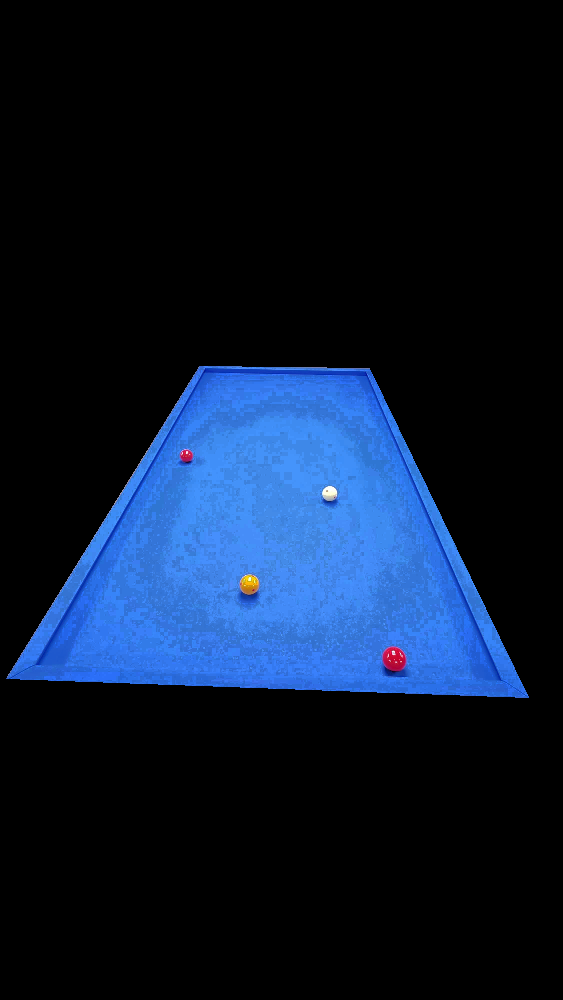
//> input picture TableAndBallsOnly.png, 563 x 1000 px
$ ./HomographBallCeter   (built with g++ and OpenCV 4)
//> lines starting //> are read from the running program, lines starting //| are printed output that depends on the picture; after the words box and inside, x2 and y2 are one past the last pixel; in counts of white or black regions, pixels touching at a corner belong together
#include <opencv2/opencv.hpp>
#include <iostream>
#include <vector>
#include <algorithm>
#include <string>

using namespace std;
using namespace cv;

// ================================
// 표준 규격 상수 (mm 단위)
// ================================
static constexpr double kTABLE_WIDTH_MM = 2840.0;  // 가로(긴 변)
static constexpr double kTABLE_HEIGHT_MM = 1420.0; // 세로(짧은 변)
static constexpr double kBALL_DIAMETER_MM = 61.5;  // 표준 당구공 지름
static constexpr double kBALL_RADIUS_MM = kBALL_DIAMETER_MM * 0.5;

// ================================
// 유틸: 점 4개를 TL, TR, BL, BR 순서로 정렬
//  - 입력: 임의 순서의 사각형 꼭짓점 4개
//  - 출력: TL, TR, BL, BR
// ================================
static vector<Point2f> orderCornersTLTRBLBR(const vector<Point2f> &pts)
{
    CV_Assert(pts.size() == 4);
    vector<Point2f> out(4);
    // 좌표 합/차를 이용해 정렬
    // TL: (x+y) 최소, BR: (x+y) 최대
    // TR: (x-y) 최대, BL: (x-y) 최소
    auto sumCmp = [](const Point2f &p1, const Point2f &p2)
    { return (p1.x + p1.y) < (p2.x + p2.y); };
    auto diffCmp = [](const Point2f &p1, const Point2f &p2)
    { return (p1.x - p1.y) < (p2.x - p2.y); };

    auto tl = *min_element(pts.begin(), pts.end(), sumCmp);
    auto br = *max_element(pts.begin(), pts.end(), sumCmp);
    auto bl = *min_element(pts.begin(), pts.end(), diffCmp);
    auto tr = *max_element(pts.begin(), pts.end(), diffCmp);

    // 간혹 tl/bl, tr/br이 겹치는 경우가 있어 보정
    // 사분면 근사로 한번 더 걸러줌
    // 중심을 기준으로 사분면 재배치
    Point2f c(0, 0);
    for (auto &p : pts)
        c += p;
    c *= (1.0f / 4.0f);

    vector<pair<Point2f, int>> quads; // (pt, idx)
    for (const auto &p : pts)
    {
        int q = (p.x < c.x ? 0 : 1) + (p.y < c.y ? 0 : 2); // 0:TL,1:TR,2:BL,3:BR 대략
        quads.push_back({p, q});
    }
    // 가장 가까운 사분면에 배치
    // 사분면별 후보가 여러개면 거리로 선택
    auto pick = [&](int want) -> Point2f
    {
        double bestD = 1e18;
        Point2f bestP;
        for (auto &pr : quads)
        {
            if (pr.second == want)
            {
                double d = norm(pr.first - c);
                if (d < bestD)
                {
                    bestD = d;
                    bestP = pr.first;
                }
            }
        }
        // 해당 사분면에 후보가 없으면 sum/diff 기반으로 대체
        if (bestD > 1e17)
        {
            if (want == 0)
                return tl;
            if (want == 1)
                return tr;
            if (want == 2)
                return bl;
            return br;
        }
        return bestP;
    };

    out[0] = pick(0); // TL
    out[1] = pick(1); // TR
    out[2] = pick(2); // BL
    out[3] = pick(3); // BR
    return out;
}

// ================================
// 함수: 당구대(파란 천) 마스크 생성
//  - HSV로 파란색 영역을 추출하고, 모폴로지로 정제
// ================================
static Mat makeBlueTableMask(const Mat &bgr)
{
    Mat hsv;
    cvtColor(bgr, hsv, COLOR_BGR2HSV);

    // 파란 당구대 천 범위(환경 따라 조정 필요)
    Scalar lowerBlue(90, 80, 60);
    Scalar upperBlue(140, 255, 255);

    Mat mask;
    inRange(hsv, lowerBlue, upperBlue, mask);

    // 모폴로지 연산으로 잡티 제거 및 구멍 메움
    Mat k = getStructuringElement(MORPH_ELLIPSE, Size(7, 7));
    morphologyEx(mask, mask, MORPH_CLOSE, k, Point(-1, -1), 2);
    morphologyEx(mask, mask, MORPH_OPEN, k, Point(-1, -1), 1);

    // 선택적으로 팽창하여 쿠션 안쪽 경계까지 조금 더 포함할 수 있음
    // dilate(mask, mask, k, Point(-1,-1), 1);

    return mask;
}

// ================================
// 함수: 당구대 내측 4꼭짓점 자동 검출
//  - 전략: 파란 천 마스크의 최대 컨투어 → 근사 사각형(approxPolyDP)
//  - 실패 시: 회전사각형(minAreaRect)로 대체 후, 4점 복원
//  - 출력은 TL, TR, BL, BR 순서
// ================================
static bool detectTableInnerCorners(const Mat &bgr, vector<Point2f> &corners, Mat *dbgMask = nullptr)
{
    Mat mask = makeBlueTableMask(bgr);
    if (dbgMask)
        *dbgMask = mask.clone();

    vector<vector<Point>> contours;
    findContours(mask, contours, RETR_EXTERNAL, CHAIN_APPROX_SIMPLE);
    if (contours.empty())
        return false;

    // 가장 큰 컨투어 선택
    size_t bestIdx = 0;
    double bestArea = 0.0;
    for (size_t i = 0; i < contours.size(); ++i)
    {
        double area = contourArea(contours[i]);
        if (area > bestArea)
        {
            bestArea = area;
            bestIdx = i;
        }
    }

    // 다각형 근사
    vector<Point> approx;
    double peri = arcLength(contours[bestIdx], true);
    approxPolyDP(contours[bestIdx], approx, 0.02 * peri, true);

    vector<Point2f> pts;
    if (approx.size() == 4)
    {
        for (auto &p : approx)
            pts.push_back(Point2f((float)p.x, (float)p.y));
    }
    else
    {
        // 회전사각형으로 대체
        RotatedRect rr = minAreaRect(contours[bestIdx]);
        Point2f rrPts[4];
        rr.points(rrPts);
        for (int i = 0; i < 4; ++i)
            pts.push_back(rrPts[i]);
    }

    // 순서 정렬
    corners = orderCornersTLTRBLBR(pts);
    return true;
}

// ================================
// 함수: HSV 범위로 공의 중심점을 찾음
//  - 빨강(2구역) 처리 가능
//  - 너무 작은 잡음 제거, 모폴로지 정제
// ================================
static vector<Point2f> findBallCenters(
    const Mat &hsv_image,
    const Scalar &lower1, const Scalar &upper1,
    const Scalar &lower2 = Scalar(-1, -1, -1), const Scalar &upper2 = Scalar(-1, -1, -1),
    int minArea = 100, int erodeIter = 1, int dilateIter = 3)
{
    Mat mask1, mask2, mask;
    inRange(hsv_image, lower1, upper1, mask1);

    if (lower2[0] != -1) // H wrap-around (빨강)
    {
        inRange(hsv_image, lower2, upper2, mask2);
        bitwise_or(mask1, mask2, mask);
    }
    else
    {
        mask = mask1;
    }

    erode(mask, mask, Mat(), Point(-1, -1), erodeIter);
    dilate(mask, mask, Mat(), Point(-1, -1), dilateIter);

    vector<vector<Point>> contours;
    findContours(mask, contours, RETR_EXTERNAL, CHAIN_APPROX_SIMPLE);

    vector<Point2f> centers;
    for (const auto &c : contours)
    {
        if (contourArea(c) < minArea)
            continue;
        Moments m = moments(c, true);
        if (m.m00 > 0.0)
            centers.emplace_back((float)(m.m10 / m.m00), (float)(m.m01 / m.m00));
    }
    return centers;
}

// ================================
// 결과 묶음 구조체
// ================================
struct BallResult
{
    vector<Point2f> red;    // 정규 스크린 좌표계상의 위치
    vector<Point2f> yellow; // 정규 스크린 좌표계상의 위치
    vector<Point2f> white;  // 정규 스크린 좌표계상의 위치
    Mat canvas;             // 파란 배경의 정규 스크린 이미지 (공이 그려진 결과)
};

// ================================
// 함수: 전체 파이프라인
//  - 입력: 원본 BGR 이미지, 출력 스크린 해상도(픽셀)
//  - 동작:
//    1) 당구대 4점 자동 검출
//    2) Homography로 정규 스크린 좌표계(W×H) 생성
//    3) HSV로 공 색상별 중심 좌표(원본) 검출
//    4) 중심 좌표를 정규 스크린 좌표로 투영
//    5) 표준 공 크기(mm)를 픽셀로 변환하여 그려 넣음
//  - 반환: 색상별 좌표 + 캔버스 이미지
// ================================
static BallResult processBilliardFrame(
    const Mat &bgr,
    int outWidthPx = 1200,
    int outHeightPx = 600,
    bool drawOutlines = true,
    Mat *dbgMask = nullptr)
{
    BallResult res;

    // 1) 당구대 4점 검출
    vector<Point2f> corners;
    bool ok = detectTableInnerCorners(bgr, corners, dbgMask);
    if (!ok)
    {
        cerr << "[Error] 당구대 4점 검출 실패" << endl;
        return res;
    }

    // 2) 정규 스크린 좌표계로의 Homography
    vector<Point2f> dstPts = {
        {0.f, 0.f},                             // TL
        {(float)outWidthPx, 0.f},               // TR
        {0.f, (float)outHeightPx},              // BL
        {(float)outWidthPx, (float)outHeightPx} // BR
    };
    Mat H = findHomography(corners, dstPts);
    if (H.empty())
    {
        cerr << "[Error] Homography 계산 실패" << endl;
        return res;
    }

    // 3) 공 색상별 중심 검출 (원본 좌표계)
    Mat hsv;
    cvtColor(bgr, hsv, COLOR_BGR2HSV);

    // 빨강 (Hue 래핑)
    Scalar red_l1(0, 120, 70), red_u1(10, 255, 255);
    Scalar red_l2(170, 120, 70), red_u2(179, 255, 255);

    // 노랑
    Scalar yellow_l(20, 100, 100), yellow_u(30, 255, 255);

    // 흰색 (조명 따라 V/S 조금 풀어야 할 수 있음)
    Scalar white_l(0, 0, 180), white_u(179, 60, 255);

    vector<Point2f> red_c = findBallCenters(hsv, red_l1, red_u1, red_l2, red_u2, /*minArea=*/80);
    vector<Point2f> yellow_c = findBallCenters(hsv, yellow_l, yellow_u, Scalar(-1, -1, -1), Scalar(-1, -1, -1), /*minArea=*/80);
    vector<Point2f> white_c = findBallCenters(hsv, white_l, white_u, Scalar(-1, -1, -1), Scalar(-1, -1, -1), /*minArea=*/80);

    // 4) 좌표를 정규 스크린 좌표계로 변환
    vector<Point2f> red_t, yellow_t, white_t;
    if (!red_c.empty())
        perspectiveTransform(red_c, red_t, H);
    if (!yellow_c.empty())
        perspectiveTransform(yellow_c, yellow_t, H);
    if (!white_c.empty())
        perspectiveTransform(white_c, white_t, H);

    res.red = red_t;
    res.yellow = yellow_t;
    res.white = white_t;

    // 5) 정규 스크린 캔버스 생성 및 공 그리기
    //    - mm → pixel 스케일
    const double px_per_mm_x = (double)outWidthPx / kTABLE_WIDTH_MM;
    const double px_per_mm_y = (double)outHeightPx / kTABLE_HEIGHT_MM;
    // 이상적으로 두 값은 동일(2:1 비율 정확히 유지), 혹시 오차 있으면 평균 사용
    const double px_per_mm = 0.5 * (px_per_mm_x + px_per_mm_y);

    const int ball_radius_px = (int)std::round(kBALL_RADIUS_MM * px_per_mm);

    // 파란 배경(스크린)
    // BGR: 약간 어두운 당구대 청록/파랑 느낌
    Scalar feltColor(180, 120, 30); // (B,G,R) = 파란/청록 톤, 필요시 조정
    res.canvas = Mat(outWidthPx > 0 && outHeightPx > 0 ? Size(outWidthPx, outHeightPx) : Size(1200, 600),
                     CV_8UC3, feltColor);

    // Anti-aliased로 공을 채워서 그리기
    auto drawBalls = [&](const vector<Point2f> &centers, const Scalar &bgrColor)
    {
        for (const auto &p : centers)
        {
            circle(res.canvas, p, ball_radius_px, bgrColor, FILLED, LINE_AA);
            if (drawOutlines)
                circle(res.canvas, p, ball_radius_px, Scalar(0, 0, 0), 2, LINE_AA);
        }
    };

    drawBalls(res.red, Scalar(0, 0, 255));       // 빨강 (BGR)
    drawBalls(res.yellow, Scalar(0, 255, 255));  // 노랑
    drawBalls(res.white, Scalar(255, 255, 255)); // 흰색

    return res;
}

// ================================
// 데모용 main
//  - 역할:
//    1) 이미지 로드
//    2) 전체 파이프라인 호출
//    3) 색상별 좌표 출력 (정규 스크린 픽셀 좌표계)
//    4) 결과 이미지 표시/저장
// ================================
int main()
{
    // 1) 원본 이미지 로드
    Mat src = imread("TableAndBallsOnly.png");
//> src is the input picture: 1000 rows x 563 cols, CV_8UC3; mean B, G, R 45.5, 24.4, 11.2
    if (src.empty())
    {
        cerr << "[Error] 이미지 로드 실패" << endl;
        return -1;
    }

    // 2) 처리 (출력 스크린 해상도는 자유롭게 조절 가능)
    Mat dbgMask;
    BallResult result = processBilliardFrame(src,
                                             /*outWidthPx=*/1200,
                                             /*outHeightPx=*/600,
                                             /*drawOutlines=*/true,
                                             /*dbgMask=*/&dbgMask);
//> in makeBlueTableMask, `inRange(hsv, lowerBlue, upperBlue, mask);`:
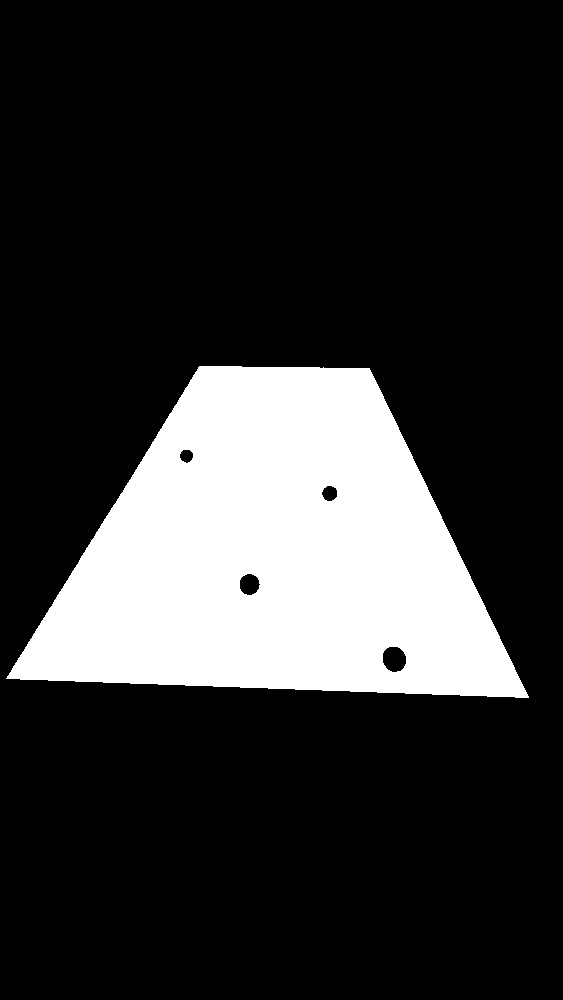
//> mask: 1000 rows x 563 cols, CV_8UC1; 19.6% white; 1 white region, box (x1, y1, x2, y2) and area: (6, 366, 529, 698) 110548
//> in detectTableInnerCorners, `findContours(mask, contours, RETR_EXTERNAL, CHAIN_APPROX_SIMPLE);`: contours = 1 contour; box (x1, y1, x2, y2) and area: (9, 366, 527, 698) 110952
//> the loop in detectTableInnerCorners, `for (size_t i = 0; i < contours.size(); ++i)` made 1 pass
//> (area, bestArea) on pass 1: (110952, 110952)
//> after the loop in detectTableInnerCorners, `for (size_t i = 0; i < contours.size(); ++i)`: bestArea = 110952; bestIdx = 0
//> in detectTableInnerCorners, `double peri = arcLength(contours[bestIdx], true);`: peri = 1477.7
//> in detectTableInnerCorners, `approxPolyDP(contours[bestIdx], approx, 0.02 * peri, true);`: approx = 4 Points (x, y): [9, 673], [526, 695], [367, 368], [199, 367]
//> the loop in detectTableInnerCorners, `for (auto &p : approx)` made 4 passes
//> in orderCornersTLTRBLBR, `auto tl = *min_element(pts.begin(), pts.end(), sumCmp);`: tl = Point(199, 367)
//> in orderCornersTLTRBLBR, `auto br = *max_element(pts.begin(), pts.end(), sumCmp);`: br = Point(526, 695)
//> in orderCornersTLTRBLBR, `auto bl = *min_element(pts.begin(), pts.end(), diffCmp);`: bl = Point(9, 673)
//> in orderCornersTLTRBLBR, `auto tr = *max_element(pts.begin(), pts.end(), diffCmp);`: tr = Point(367, 368)
//> the loop in orderCornersTLTRBLBR, `for (auto &p : pts)` made 4 passes
//> (p, c) on passes 2 to 4: (Point(526, 695), Point(535, 1368)), (Point(367, 368), Point(902, 1736)), (Point(199, 367), Point(1101, 2103))
//> in orderCornersTLTRBLBR, `c *= (1.0f / 4.0f);`: c = Point(275.2, 525.8)
//> the loop in orderCornersTLTRBLBR, `for (const auto &p : pts)` made 4 passes
//> (p, q) on passes 1 to 4: (Point(9, 673), 2), (Point(526, 695), 3), (Point(367, 368), 1), (Point(199, 367), 0)
//> in orderCornersTLTRBLBR, `out[0] = pick(0);`: out = 4 Points (x, y): [199, 367], [0, 0], [0, 0], [0, 0]
//> in orderCornersTLTRBLBR, `out[1] = pick(1);`: out = 4 Points (x, y): [199, 367], [367, 368], [0, 0], [0, 0]
//> in orderCornersTLTRBLBR, `out[2] = pick(2);`: out = 4 Points (x, y): [199, 367], [367, 368], [9, 673], [0, 0]
//> in orderCornersTLTRBLBR, `out[3] = pick(3);`: out = 4 Points (x, y): [199, 367], [367, 368], [9, 673], [526, 695]
//> in detectTableInnerCorners, `corners = orderCornersTLTRBLBR(pts);`: corners has the same summary as out in orderCornersTLTRBLBR
//> in processBilliardFrame, `bool ok = detectTableInnerCorners(bgr, corners, dbgMask);`: corners has the same summary as out in orderCornersTLTRBLBR; ok = true
//> in processBilliardFrame, `Mat H = findHomography(corners, dstPts);`: H = [[-4.98, -3.09, 2123.7], [0.0241, -4.05, 1481], [-5.27e-05, -0.00456, 1]]
//> in findBallCenters, `inRange(hsv_image, lower1, upper1, mask1);`:
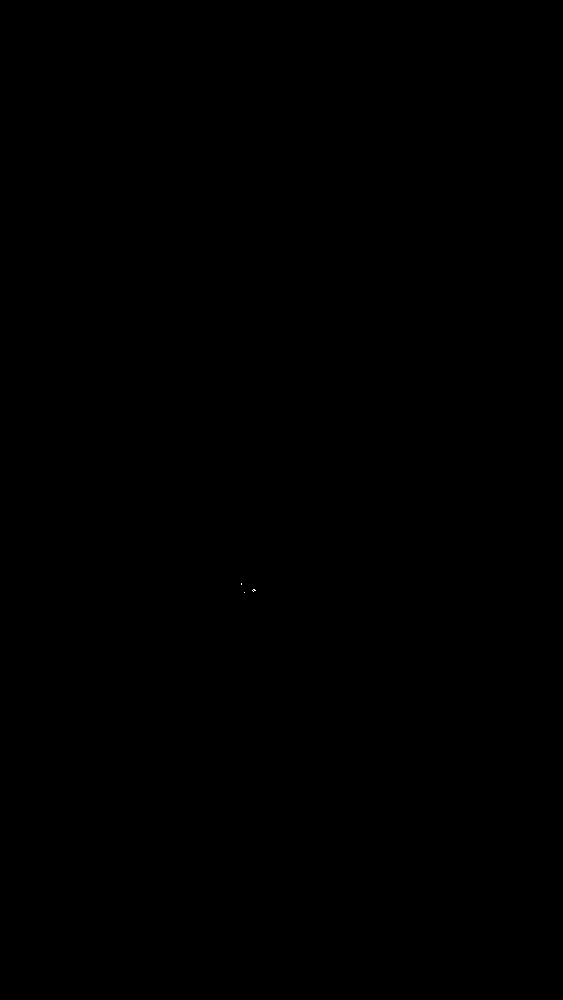
//> mask1: 1000 rows x 563 cols, CV_8UC1; 0% white in thin lines or dots, all inside (x1, y1, x2, y2) = (241, 583, 256, 593)
//> in findBallCenters, `dilate(mask, mask, Mat(), Point(-1, -1), dilateIter);`:
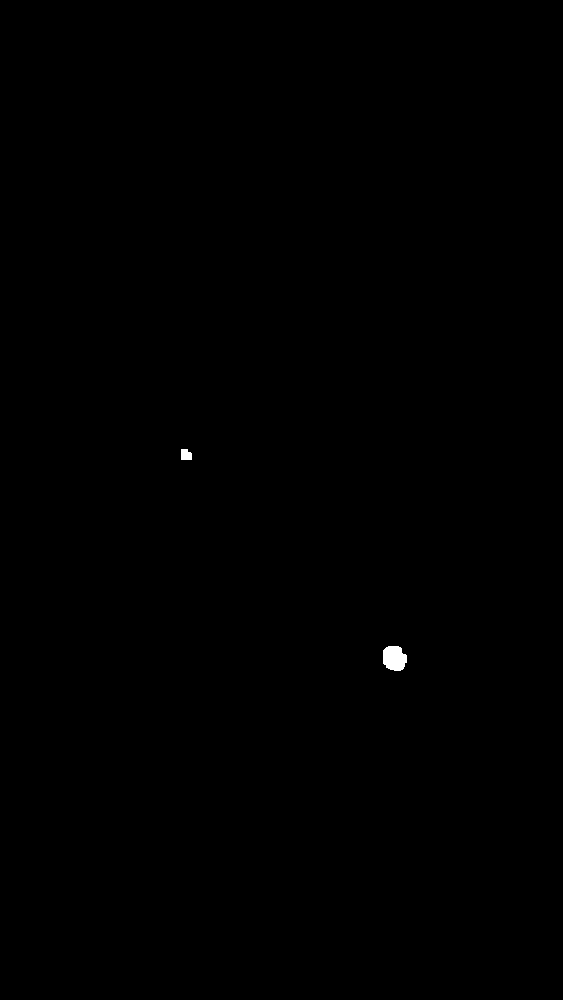
//> mask: 1000 rows x 563 cols, CV_8UC1; 0.11% white; 2 white regions
//> in findBallCenters, `findContours(mask, contours, RETR_EXTERNAL, CHAIN_APPROX_SIMPLE);`: contours = 2 contours; box (x1, y1, x2, y2) and area: (383, 646, 407, 671) 449, (181, 449, 192, 460) 88
//> the loop in findBallCenters, `for (const auto &c : contours)` made 2 passes
//> in processBilliardFrame, `vector<Point2f> red_c = findBallCenters(hsv, red_l1, red_u1, red_l2, r..`: red_c = 2 Points (x, y): [394, 657.9], [185.6, 454.5]
//> in findBallCenters (call 2), `findContours(mask, contours, RETR_EXTERNAL, CHAIN_APPROX_SIMPLE);`: contours = 1 contour; box (x1, y1, x2, y2) and area: (240, 574, 260, 589) 240
//> the loop in findBallCenters (call 2), `for (const auto &c : contours)` made 1 pass
//> in processBilliardFrame, `vector<Point2f> yellow_c = findBallCenters(hsv, yellow_l, yellow_u, Sc..`: yellow_c = 1 Point (x, y): [249.2, 581.2]
//> call 3 of findBallCenters, with lower1 = Scalar(0, 0, 180), upper1 = Scalar(179, 60, 255), lower2 = Scalar(-1, -1, -1), upper2 = Scalar(-1, -1, -1), minArea = 80, erodeIter = 1, dilateIter = 3
//> in findBallCenters (call 3), `inRange(hsv_image, lower1, upper1, mask1);`:
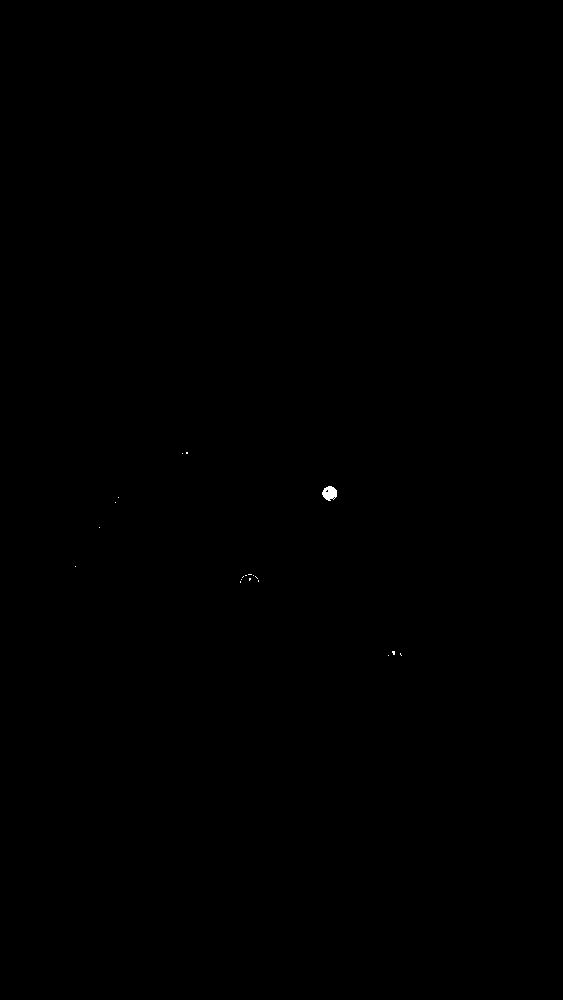
//> mask1: 1000 rows x 563 cols, CV_8UC1; 0.04% white; 19 white regions (18 under 20 px), largest, box (x1, y1, x2, y2) and area: (322, 486, 337, 501) 161
//> in findBallCenters (call 3), `findContours(mask, contours, RETR_EXTERNAL, CHAIN_APPROX_SIMPLE);`: contours = 1 contour; box (x1, y1, x2, y2) and area: (320, 484, 339, 502) 262
//> the loop in findBallCenters (call 3), `for (const auto &c : contours)` made 1 pass
//> in processBilliardFrame, `vector<Point2f> white_c = findBallCenters(hsv, white_l, white_u, Scala..`: white_c = 1 Point (x, y): [329.1, 492.5]
//> in processBilliardFrame, `perspectiveTransform(red_c, red_t, H);`: red_t = 2 Points (x, y): [923.3, 579.6], [187.6, 326.9]
//> in processBilliardFrame, `perspectiveTransform(yellow_c, yellow_t, H);`: yellow_t = 1 Point (x, y): [547.2, 519.8]
//> in processBilliardFrame, `perspectiveTransform(white_c, white_t, H);`: white_t = 1 Point (x, y): [817.8, 399.1]
//> in processBilliardFrame, `res.red = red_t;`: res.red = 2 Points (x, y): [923.3, 579.6], [187.6, 326.9]
//> in processBilliardFrame, `res.yellow = yellow_t;`: res.yellow = 1 Point (x, y): [547.2, 519.8]
//> in processBilliardFrame, `res.white = white_t;`: res.white = 1 Point (x, y): [817.8, 399.1]

    // 3) 좌표 출력
    auto printPoints = [](const string &name, const vector<Point2f> &v)
    {
        cout << name << " (" << v.size() << "):" << endl;
        for (size_t i = 0; i < v.size(); ++i)
            cout << "  [" << i << "] (" << v[i].x << ", " << v[i].y << ")\n";
    };
    printPoints("Red", result.red);
    printPoints("Yellow", result.yellow);
    printPoints("White", result.white);

    // 4) 결과 표시 및 저장
    if (!result.canvas.empty())
    {
        imshow("Debug: Blue Table Mask", dbgMask);
        imshow("Original", src);
        imshow("Standard Screen (Balls Rendered)", result.canvas);
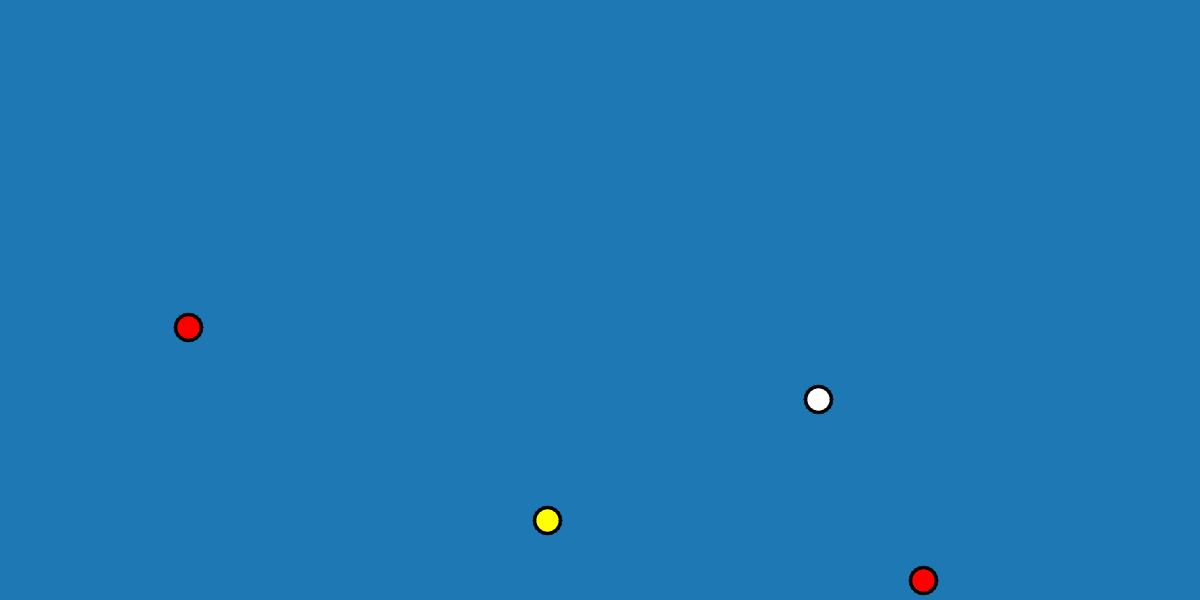
//> window 'Standard Screen (Balls Rendere': 600 rows x 1200 cols, CV_8UC3; mean B, G, R 179.5, 119.8, 30.4
        imwrite("standard_screen_result.png", result.canvas);
        cout << "Saved: standard_screen_result.png" << endl;
        waitKey(0);
    }
    else
    {
        cerr << "[Warn] 결과 캔버스가 비어 있음" << endl;
    }

    return 0;
}
